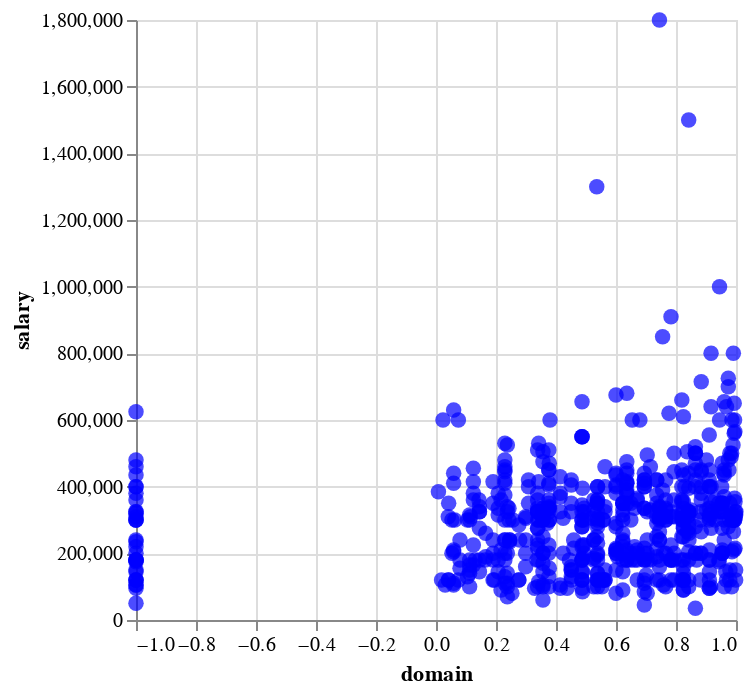

This figure's notebook cell:
### Code cell
scatter_plot = alt.Chart(df).mark_circle(size = 60, color = 'blue').encode(
x = 'domain',
y = 'salary'
)
scatter_plot

### Figure 1 — Vega-Lite specification as saved in the notebook (floating-point values rounded to 4 significant figures; data arrays with more than 128 entries replaced by an {"elided": "..."} marker saying what was removed)
{"config": {"view": {"continuousWidth": 300, "continuousHeight": 300}}, "data": {"name": "data-6ce5e929fc7026a9762a9892765bacdb"}, "mark": {"type": "circle", "color": "blue", "size": 60}, "encoding": {"x": {"field": "domain", "type": "quantitative"}, "y": {"field": "salary", "type": "quantitative"}}, "$schema": "https://vega.github.io/schema/vega-lite/v5.15.1.json", "datasets": {"data-6ce5e929fc7026a9762a9892765bacdb": {"elided": "599 records"}}}
